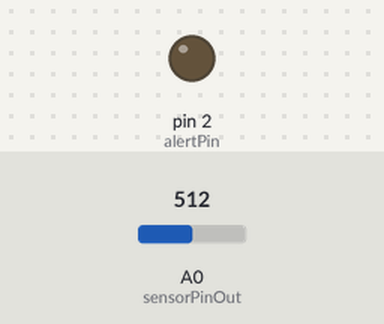
Recording of a sketch running on a simulated Arduino Uno, built with avr-gcc and run on an emulated ATmega328P. Parts: output pins drawn as LEDs (lit = HIGH). Inputs (shaded band) come from the test bench; at power-on: A0 (sensorPinOut) = 512. What the sketch prints to the serial monitor is not drawn.

Above: at 4.5 s.
4.6 s: A0 (sensorPinOut) set to 716
At 8.2 s:
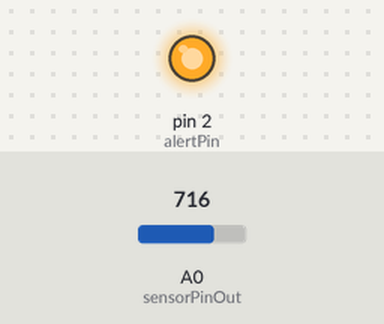
9.2 s: A0 (sensorPinOut) set to 595
17.9 s: A0 (sensorPinOut) set to 571
At 19.3 s:
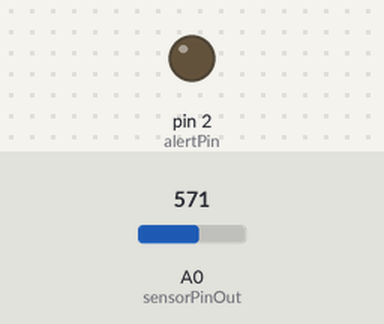
22.5 s: A0 (sensorPinOut) set to 900
At 26.1 s:
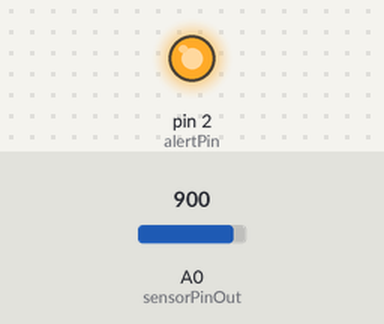
Timing chart, 0 to 27.6 s (numbered marks = the images above; inputs shaded):
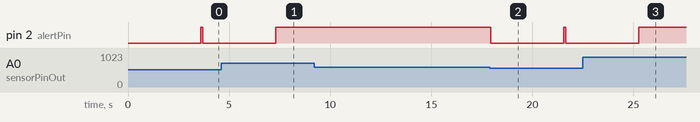

Measured:
- the behaviour switches between 582 and 581 on A0 (sensorPinOut) (found by bisection; images 1 and 2)
- after the input at 4.6 s, pin 2 (alertPin): goes on until 7.3 s, then stays HIGH
- after the input at 9.2 s, every drawn part: stays the same
- after the input at 17.9 s, pin 2 (alertPin): HIGH → LOW at once, → HIGH 3.6 s later, → LOW 0.10 s later
- after the input at 22.5 s, pin 2 (alertPin): goes on until 25.3 s, then stays HIGH

The sketch:

DistanceSensor.ino
```cpp
/*
  Sharp 2Y0A02 Distance Sensor

  Reads an analog input from the Sharp GP2Y0A02YK0F distance sensor,
  converts it to distance in cm.

  The circuit:
   * Alert Pin to digital pin 2
   * Sharp Sensor Vo to Analog pin A0
   * Sharp Sensor Vcc to 5V
   * Sharp Sensor GND to GND
   * Servo Signal to digital pin 9
*/

#include <Servo.h>

const int sensorPinOut = A0;
const int alertPin = 2;

Servo myServo;

void setup() {
  pinMode(alertPin, OUTPUT);
  Serial.begin(9600);
}

void loop() {
  // Read the analog value from the sensor (0 - 1023)
  int outSensor = analogRead(sensorPinOut);

  // Convert the analog value (0-1023) to voltage (0-5V)
  float outVolts = outSensor * (5.0 / 1023.0);
  // Calculate distance in cm for GP2Y0A41SK0F (4-30cm range)
  // The relationship between voltage and distance is non-linear.
  // A common power regression formula for this sensor is:
  // Distance = 12.08 * Voltage^-1.058
  float outDistance = 12.08 * pow(outVolts, -1.058);
  digitalWrite(alertPin, HIGH);

  Serial.print("Raw: ");
  Serial.print(outSensor);
  Serial.print(" | Dist: ");

  // Check if the reading is within the reliable range of the sensor (4cm - 30cm)
  // Note: Readings can be erratic outside this range.
  if (outDistance >= 4 && outDistance <= 30 ) {
    Serial.print(outDistance);
    Serial.println(" cm");

    // Trigger alert if distance is close to minimum (e.g. <= 10cm)
    if (outDistance <= 5) {
      digitalWrite(alertPin, LOW);
      Serial.println("Turning Servo");
      delay(3600);
      digitalWrite(alertPin, HIGH);

    }
  else {
    Serial.println("Out Range");
  }

  // Wait a bit before the next loop
  delay(100);
}
}
```
